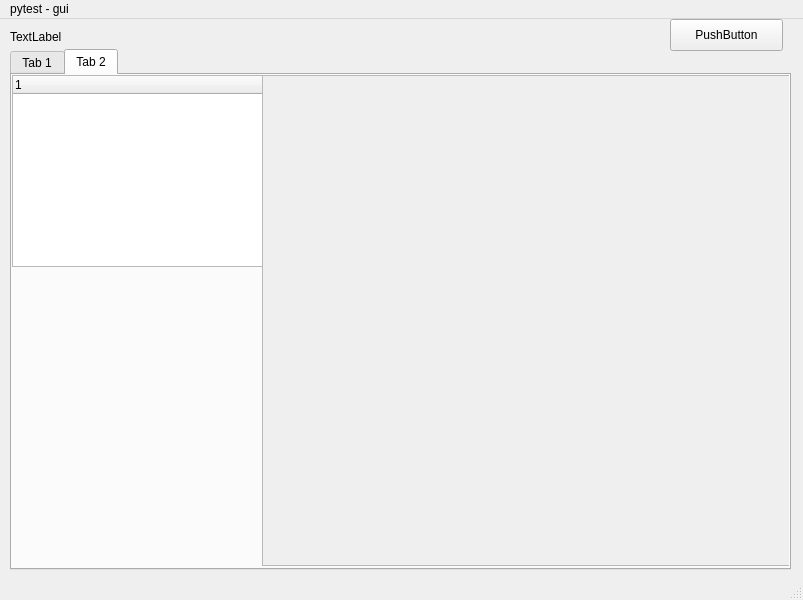
<?xml version="1.0" encoding="UTF-8"?>
<ui version="4.0">
 <class>MainWindow</class>
 <widget class="QMainWindow" name="MainWindow">
  <property name="geometry">
   <rect>
    <x>0</x>
    <y>0</y>
    <width>803</width>
    <height>600</height>
   </rect>
  </property>
  <property name="windowTitle">
   <string>MainWindow</string>
  </property>
  <widget class="QWidget" name="centralwidget">
   <widget class="QTabWidget" name="tabWidget">
    <property name="geometry">
     <rect>
      <x>10</x>
      <y>30</y>
      <width>781</width>
      <height>521</height>
     </rect>
    </property>
    <property name="currentIndex">
     <number>1</number>
    </property>
    <widget class="QWidget" name="tab">
     <attribute name="title">
      <string>Tab 1</string>
     </attribute>
     <widget class="QScrollArea" name="scrollArea">
      <property name="geometry">
       <rect>
        <x>0</x>
        <y>0</y>
        <width>771</width>
        <height>491</height>
       </rect>
      </property>
      <property name="widgetResizable">
       <bool>true</bool>
      </property>
      <widget class="QWidget" name="scrollAreaWidgetContents">
       <property name="geometry">
        <rect>
         <x>0</x>
         <y>0</y>
         <width>769</width>
         <height>489</height>
        </rect>
       </property>
      </widget>
     </widget>
    </widget>
    <widget class="QWidget" name="tab_2">
     <attribute name="title">
      <string>Tab 2</string>
     </attribute>
     <widget class="QTreeWidget" name="treeWidget">
      <property name="geometry">
       <rect>
        <x>0</x>
        <y>0</y>
        <width>256</width>
        <height>192</height>
       </rect>
      </property>
      <column>
       <property name="text">
        <string notr="true">1</string>
       </property>
      </column>
     </widget>
     <widget class="QScrollArea" name="scrollArea_2">
      <property name="geometry">
       <rect>
        <x>250</x>
        <y>0</y>
        <width>531</width>
        <height>491</height>
       </rect>
      </property>
      <property name="widgetResizable">
       <bool>true</bool>
      </property>
      <widget class="QWidget" name="scrollAreaWidgetContents_2">
       <property name="geometry">
        <rect>
         <x>0</x>
         <y>0</y>
         <width>529</width>
         <height>489</height>
        </rect>
       </property>
      </widget>
     </widget>
    </widget>
   </widget>
   <widget class="QLabel" name="label">
    <property name="geometry">
     <rect>
      <x>10</x>
      <y>10</y>
      <width>60</width>
      <height>16</height>
     </rect>
    </property>
    <property name="text">
     <string>TextLabel</string>
    </property>
   </widget>
   <widget class="QPushButton" name="pushButton">
    <property name="geometry">
     <rect>
      <x>670</x>
      <y>0</y>
      <width>113</width>
      <height>32</height>
     </rect>
    </property>
    <property name="text">
     <string>PushButton</string>
    </property>
   </widget>
  </widget>
  <widget class="QMenuBar" name="menubar">
   <property name="geometry">
    <rect>
     <x>0</x>
     <y>0</y>
     <width>803</width>
     <height>24</height>
    </rect>
   </property>
   <widget class="QMenu" name="menupytest_gui">
    <property name="title">
     <string>pytest - gui</string>
    </property>
   </widget>
   <addaction name="menupytest_gui"/>
  </widget>
  <widget class="QStatusBar" name="statusbar"/>
 </widget>
 <resources/>
 <connections/>
</ui>
